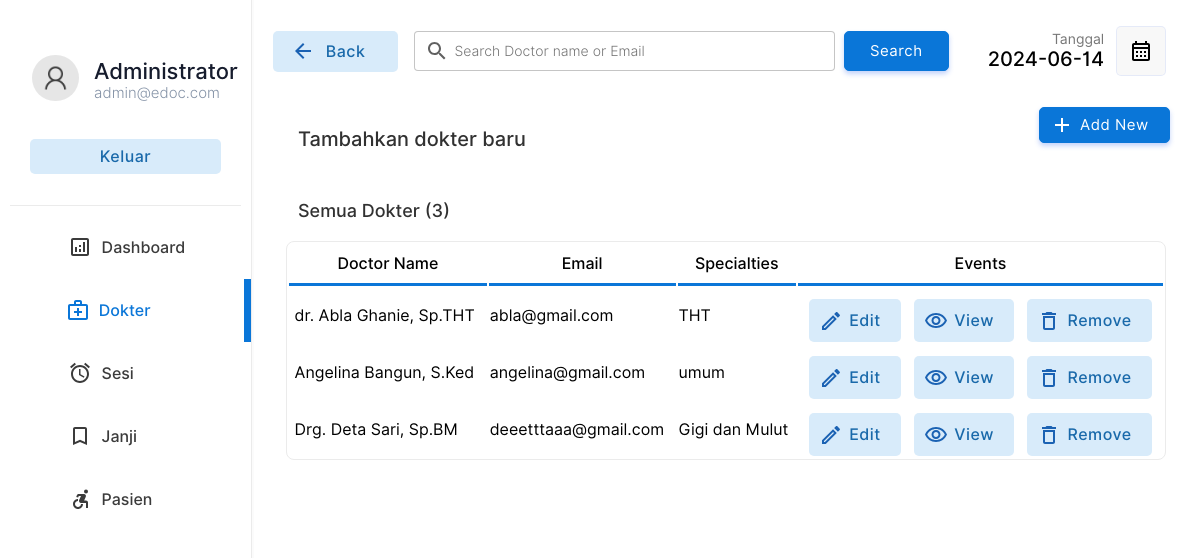
/doctor/doctors.php (signed in), run on an earlier commit of the app's database.
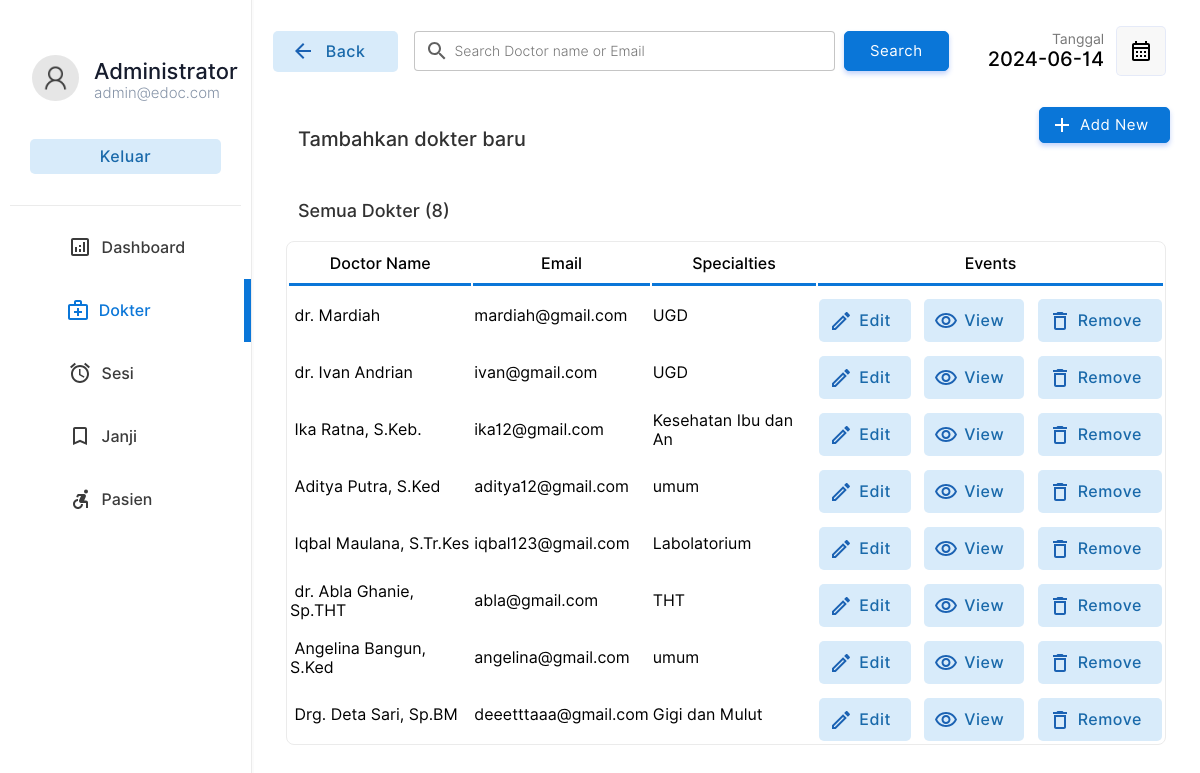
And on a later commit of the database.
### tables this page shows
CREATE TABLE `doctor` (
  `docid` int(11) NOT NULL,
  `docemail` varchar(255) DEFAULT NULL,
  `docname` varchar(255) DEFAULT NULL,
  `docpassword` varchar(255) DEFAULT NULL,
  `docnic` varchar(15) DEFAULT NULL,
  `doctel` varchar(15) DEFAULT NULL,
  `specialties` int(2) DEFAULT NULL
);

CREATE TABLE `specialties` (
  `id` int(2) NOT NULL,
  `sname` varchar(50) DEFAULT NULL
);

### doctor/doctors.php (the view, shortened to what this page needs)
<!DOCTYPE html>
<html lang="en">
<head>
    <link rel="stylesheet" href="../css/animations.css">
    <link rel="stylesheet" href="../css/main.css">
    <link rel="stylesheet" href="../css/admin.css">
</head>
<body>
    <?php
    include("../connection.php");
    ?>
    <div class="container">
        <div class="menu">
            <table class="menu-container" border="0">
                <tr>
                    <td style="padding:10px" colspan="2">
                        <table border="0" class="profile-container">
                            <tr>
                                <td width="30%" style="padding-left:20px" >
                                    <img src="../img/user.png" alt="" width="100%" style="border-radius:50%">
                                </td>
                                <td style="padding:0px;margin:0px;">
                                    <p class="profile-title">Administrator</p>
                                    <p class="profile-subtitle">admin@edoc.com</p>
                                </td>
                            </tr>
                            <tr>
                                <td colspan="2">
                                <a href="../logout.php" ><input type="button" value="Keluar" class="logout-btn btn-primary-soft btn"></a>
                                </td>
                            </tr>
                    </table>
                    </td>
                </tr>
                <tr class="menu-row" >
                    <td class="menu-btn menu-icon-dashbord" >
                        <a href="index.php" class="non-style-link-menu"><div><p class="menu-text">Dashboard</p></a></div></a>
                <tr class="menu-row">
                    <td class="menu-btn menu-icon-doctor menu-active menu-icon-doctor-active">
                        <a href="doctors.php" class="non-style-link-menu non-style-link-menu-active"><div><p class="menu-text">Dokter</p></a></div>
                <tr class="menu-row" >
                    <td class="menu-btn menu-icon-schedule">
                        <a href="schedule.php" class="non-style-link-menu"><div><p class="menu-text">Sesi</p></div></a>
                    </td>
                </tr>
                <tr class="menu-row">
                    <td class="menu-btn menu-icon-appoinment">
                        <a href="appointment.php" class="non-style-link-menu"><div><p class="menu-text">Janji</p></a></div>
                    </td>
                </tr>
                <tr class="menu-row" >
                    <td class="menu-btn menu-icon-patient">
                        <a href="patient.php" class="non-style-link-menu"><div><p class="menu-text">Pasien</p></a></div>
                    </td>
                </tr>
        <div class="dash-body">
            <table border="0" width="100%" style=" border-spacing: 0;margin:0;padding:0;margin-top:25px; ">
                <tr >
                    <td width="13%">
                        <a href="doctors.php" ><button  class="login-btn btn-primary-soft btn btn-icon-back"  style="padding-top:11px;padding-bottom:11px;margin-left:20px;width:125px"><font class="tn-in-text">Back</font></button></a>
                    </td>
                    <td>
                        <form action="" method="post" class="header-search">
                            <input type="search" name="search" class="input-text header-searchbar" placeholder="Search Doctor name or Email" list="doctors">&nbsp;&nbsp;
                            <?php
                                $list11 = $database->query("select  docname,docemail from  doctor;");
?>
                            <input type="Submit" value="Search" class="login-btn btn-primary btn" style="padding-left: 25px;padding-right: 25px;padding-top: 10px;padding-bottom: 10px;">
                        </form>
                    </td>
                    <td width="15%">
                        <p style="font-size: 14px;color: rgb(119, 119, 119);padding: 0;margin: 0;text-align: right;">
                            Tanggal
                        </p>
                        <p class="heading-sub12" style="padding: 0;margin: 0;">
                            <?php
                        $date = date('Y-m-d');
                        echo $date;
                        ?>
                        </p>
                    </td>
                    <td width="10%">
                        <button  class="btn-label"  style="display: flex;justify-content: center;align-items: center;"><img src="../img/calendar.svg" width="100%"></button>
                    </td>
                </tr>
                <tr >
                    <td colspan="2" style="padding-top:30px;">
                        <p class="heading-main12" style="margin-left: 45px;font-size:20px;color:rgb(49, 49, 49)">Tambahkan dokter baru</p>
                    </td>
                    <td colspan="2">
                        <a href="?action=add&id=none&error=0" class="non-style-link"><button  class="login-btn btn-primary btn button-icon"  style="display: flex;justify-content: center;align-items: center;margin-left:75px;background-image: url('../img/icons/add.svg');">Add New</font></button>
                            </a></td>
                </tr>
                <tr>
                    <td colspan="4" style="padding-top:10px;">
                        <p class="heading-main12" style="margin-left: 45px;font-size:18px;color:rgb(49, 49, 49)">Semua Dokter (<?php echo $list11->num_rows; ?>)</p>
                    </td>
                </tr>
                <?php
                    if($_POST){
                        $keyword=$_POST["search"];
                        $sqlmain= "select * from doctor where docemail='$keyword' or docname='$keyword' or docname like '$keyword%' or docname like '%$keyword' or docname like '%$keyword%'";
                    }else{
                        $sqlmain= "select * from doctor order by docid desc";
                    }
                ?>
                <tr>
                   <td colspan="4">
                       <center>
                        <div class="abc scroll">
                        <table width="93%" class="sub-table scrolldown" border="0">
                        <thead>
                        <tr>
                                <th class="table-headin">
                                Doctor Name
                                </th>
                                <th class="table-headin">
                                    Email
                                </th>
                                <th class="table-headin">
                                    Specialties
                                </th>
                                <th class="table-headin">
                                    Events
                                </tr>
                        </thead>
                        <tbody>
                            <?php
                                $result= $database->query($sqlmain);
                                if($result->num_rows==0){
                                    echo '<tr>
                                    <td colspan="4">
                                    <br><br><br><br>
                                    <center>
                                    <img src="../img/notfound.svg" width="25%">
                                    <br>
                                    <p class="heading-main12" style="margin-left: 45px;font-size:20px;color:rgb(49, 49, 49)">Tidak ada hasil yang sesuai dengan kata kunci Anda!</p>
                                    <a class="non-style-link" href="doctors.php"><button  class="login-btn btn-primary-soft btn"  style="display: flex;justify-content: center;align-items: center;margin-left:20px;">&nbsp; Lihat semua Dokter &nbsp;</font></button>
                                    </a>
                                    </center>
                                    <br><br><br><br>
                                    </td>
                                    </tr>';
                                }
                                else{
                                for ( $x=0; $x<$result->num_rows;$x++){
                                    $row=$result->fetch_assoc();
                                    $docid=$row["docid"];
                                    $name=$row["docname"];
                                    $email=$row["docemail"];
                                    $spe=$row["specialties"];
                                    $spcil_res= $database->query("select sname from specialties where id='$spe'");
                                    $spcil_array= $spcil_res->fetch_assoc();
                                    $spcil_name=$spcil_array["sname"];
                                    echo '<tr>
                                        <td> &nbsp;'.
                                        substr($name,0,30)
                                        .'</td>
                                        <td>
                                        '.substr($email,0,20).'
                                        </td>
                                        <td>
                                            '.substr($spcil_name,0,20).'
                                        </td>
                                        <td>
                                        <div style="display:flex;justify-content: center;">
                                        <a href="?action=edit&id='.$docid.'&error=0" class="non-style-link"><button  class="btn-primary-soft btn button-icon btn-edit"  style="padding-left: 40px;padding-top: 12px;padding-bottom: 12px;margin-top: 10px;"><font class="tn-in-text">Edit</font></button></a>
                                        &nbsp;&nbsp;&nbsp;
                                        <a href="?action=view&id='.$docid.'" class="non-style-link"><button  class="btn-primary-soft btn button-icon btn-view"  style="padding-left: 40px;padding-top: 12px;padding-bottom: 12px;margin-top: 10px;"><font class="tn-in-text">View</font></button></a>
                                       &nbsp;&nbsp;&nbsp;
                                       <a href="?action=drop&id='.$docid.'&name='.$name.'" class="non-style-link"><button  class="btn-primary-soft btn button-icon btn-delete"  style="padding-left: 40px;padding-top: 12px;padding-bottom: 12px;margin-top: 10px;"><font class="tn-in-text">Remove</font></button></a>
                                        </div>
                                        </td>
                                    </tr>';
                                }
                            }
                            ?>
                            </tbody>
                        </table>
                        </div>
                        </center>
                   </td>
                </tr>
            </table>
        </div>
</body>
</html>

### css/main.css (style rules this page uses)
:root { --primarycolor: #0A76D8; --primarycolorhover: #006dd3; --btnice:#D8EBFA; --btnnicetext:#1b62b3; }
body { margin: 0; padding: 0; border-spacing: 0; font-family: 'Inter', sans-serif; }
.input-text { border-radius: 4px; border: 0.5px solid rgb(226, 226, 226); padding: 10px; width: 92%; transition: 0.2s; outline: none; }
.input-text { border: 1px solid #e9ecef; font-size: 14px; line-height: 26px; background-color: #fff; display: block; width: 100%; padding: .375rem .75rem; font-weight: 300; line-height: 1.5; color: #212529; background-color: #fff; background-clip: padding-box; -webkit-appearance: none; -moz-appearance: none; appearance: none; border-radius: .25rem; transition: border-color .15s ease-in-out,box-shadow .15s ease-in-out; }
.input-text::placeholder { font-family: 'Inter', sans-serif; }
.btn { cursor: pointer; padding: 8px 20px; outline: none; text-decoration: none; font-size: 15px; letter-spacing: 0.5px; transition: all 0.3s; border-radius: 5px; font-family: 'Inter', sans-serif; }
.btn-primary { background-color: var(--primarycolor) ; border: 1px solid var(--primarycolor) ; color: #fff ; box-shadow: 0 3px 5px 0 rgba(57,108,240,0.3); }
.btn-primary-soft { background-color: #D8EBFA ; color: #1969AA; font-weight: 500; font-size: 16px; border: none; }
.non-style-link:link, .non-style-link:visited, .non-style-link:hover, .non-style-link:active { text-decoration: none; color: rgb(43, 43, 43); }
.btn-label { margin-left: 10px; padding: 12px 12px; outline: none; text-decoration: none; font-size: 15px; letter-spacing: 0.5px; transition: all 0.3s; border-radius: 5px; background-color: #f0f0f073; border: 1px solid rgba(57,108,240,0.1) ; font-family: 'Inter', sans-serif; }
.sub-table { border: 1px solid #ebebeb; border-radius: 8px; }
.table-headin { font-size: 16px; font-weight: 500; padding: 10px; border-bottom: 3px solid var(--primarycolor); }
.abc { width: 100%; height: 550px; overflow: auto; }
input[type=search] { background-image: url('../img/search.svg'); background-position: 10px 50%; background-repeat: no-repeat; transition: 0.5s; padding: 8px 20px 8px 40px; }
.button-icon { background-position: 10px 50%; background-repeat: no-repeat; transition: 0.5s; padding: 8px 20px 8px 40px; }
.menu-btn { padding:6px; color: #3b3b3b; background-position: 30% 50%; background-repeat: no-repeat; transition: 0.5s; }
.menu-text { padding-left: 40%; font-weight: 500; font-size: 16px; }
.menu-active { color: var(--primarycolor); border-right: 7px solid var(--primarycolor); background-color: var(); }
.non-style-link-menu:link, .non-style-link-menu:visited, .non-style-link-menu:active { text-decoration: none; color: #3b3b3b; }
.non-style-link-menu-active:link, .non-style-link-menu-active:visited, .non-style-link-menu-active:active { text-decoration: none; color: var(--primarycolor); }
.menu-icon-dashbord { background-image: url('../img/icons/dashboard.svg'); }
.menu-icon-doctor { background-image: url('../img/icons/doctors.svg'); }
.menu-icon-schedule { background-image: url('../img/icons/schedule.svg'); }
.menu-icon-appoinment { background-image: url('../img/icons/book.svg'); }
.menu-icon-patient { background-image: url('../img/icons/patients.svg'); }
.menu-icon-doctor:hover,.menu-icon-doctor-active { color: var(--primarycolor); background-image: url('../img/icons/doctors-hover.svg'); }
.btn-icon-back { background-image: url('../img/icons/back-iceblue.svg'); background-position: 18px 50%; background-repeat: no-repeat; transition: 0.5s; padding: 8px 20px 8px 40px; }
.btn-edit { background-image: url('../img/icons/edit-iceblue.svg'); }
.btn-view { background-image: url('../img/icons/view-iceblue.svg'); }
.btn-delete { background-image: url('../img/icons/delete-iceblue.svg'); }

### doctor/doctors.php (style rules this page uses)
.sub-table { animation: transitionIn-Y-bottom 0.5s; }

What changed in the data, as far as the page shows it:
added doctor: docname "dr. Mardiah", docemail "mardiah@gmail.com", specialties.sname "UGD"
added doctor: docname "dr. Ivan Andrian", docemail "ivan@gmail.com", specialties.sname "UGD"
added doctor: docname "Ika Ratna, S.Keb.", docemail "ika12@gmail.com", specialties.sname "Kesehatan Ibu dan An"
added doctor: docname "Aditya Putra, S.Ked", docemail "aditya12@gmail.com", specialties.sname "umum"
added doctor: docname "Iqbal Maulana, S.Tr.Kes", docemail "iqbal123@gmail.com", specialties.sname "Labolatorium"
Also different on the page:
$list11->num_rows: "3" → "8"
